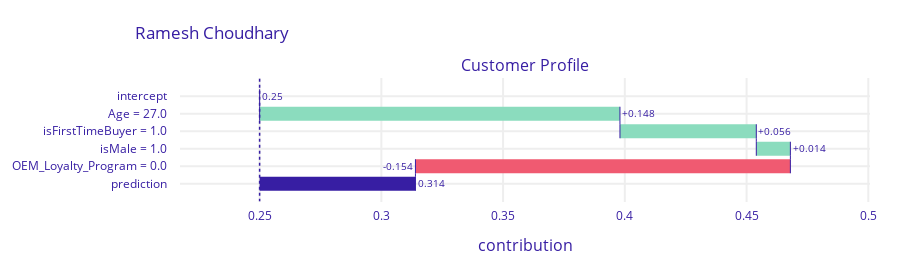
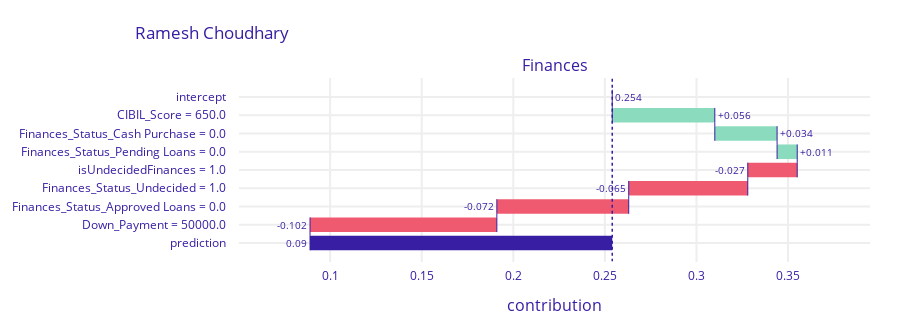
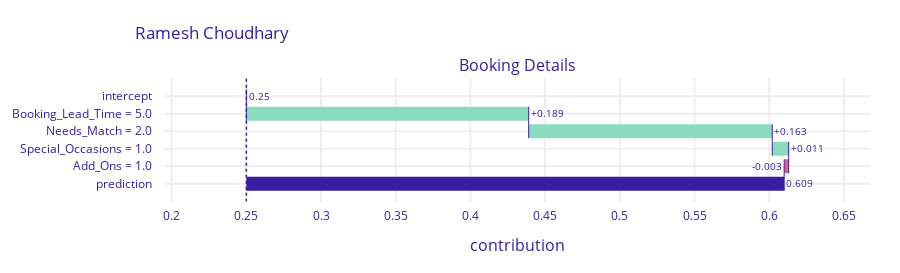
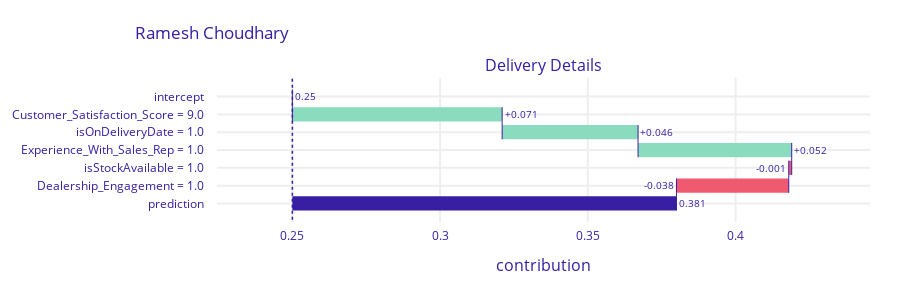

These figures' notebook cell, in order:
### Code cell
# lets find the index of a user
def getValuesofCustomer(person):
    index = np.where(df_index['Customer name'] == person)[0][0]
    to_predicted = X.iloc[int(index)]

    model1values = [to_predicted[df_Customerprofile.columns]]
    breakdown = exp1.predict_parts(to_predicted[df_Customerprofile.columns], type='break_down', label='Customer Profile')
    breakdown.plot(title=person)

    model2values = [to_predicted[df_Finance.columns]]
   
    breakdown = exp2.predict_parts(to_predicted[df_Finance.columns], type='break_down', label='Finances')
    breakdown.plot(title=person)

    model3values = [to_predicted[df_Bookingdetails.columns]]
    
    breakdown = exp3.predict_parts(to_predicted[df_Bookingdetails.columns], type='break_down', label='Booking Details')
    breakdown.plot(title=person)

    model4values = [to_predicted[df_deliveryDetails.columns]]
    
    breakdown = exp4.predict_parts(to_predicted[df_deliveryDetails.columns], type='break_down', label='Delivery Details')
    breakdown.plot(title=person)

    model1_predicted = logisticmodel1.predict_proba(model1values)[:,1][0]
    model2_predicted = logisticmodel2.predict_proba(model2values)[:,1][0]
    model3_predicted = logisticmodel3.predict_proba(model3values)[:,1][0]
    model4_predicted = logisticmodel4.predict_proba(model4values)[:,1][0]
    finalresult  = model1_predicted + model2_predicted + model3_predicted + model4_predicted
    bar_labels = ['Customer Profile', 'Finances', 'Booking Details', 'Delivery Details']
    bar_values = [model1_predicted,model2_predicted,model3_predicted,model4_predicted]
    plt.bar(bar_labels, bar_values)
    plt.title('How its impacted to final output ?')
    plt.xlabel('Profiles')
    plt.ylabel('Weights')
    plt.xticks(fontsize=6)
    plt.show()
    return round((finalresult * 100) / 4,2)

print("Final Prbability: ", getValuesofCustomer('Ramesh Choudhary'))

### Figure 1 — Plotly figure (JSON) as saved in the notebook; plotly's stock layout.template omitted (floating-point values rounded to 4 significant figures)
{"data": [{"base": 0.25, "connector": {"line": {"color": "#371ea3", "dash": "solid", "width": 1}, "mode": "spanning"}, "decreasing": {"marker": {"color": "#f05a71"}}, "hoverinfo": "text+delta", "hoverlabel": {"bgcolor": "rgba(0,0,0,0.8)"}, "hovertext": ["Average response: 0.25<br>Prediction: 0.314", "Age = 27.0<br>increases average response by", "isFirstTimeBuyer = 1.0<br>increases average response by", "isMale = 1.0<br>increases average response by", "OEM_Loyalty_Program = 0.0<br>decreases average response by", "Average response: 0.25<br>Prediction: 0.314"], "increasing": {"marker": {"color": "#8bdcbe"}}, "measure": ["relative", "relative", "relative", "relative", "relative", "total"], "orientation": "h", "showlegend": false, "text": ["0.25", "+0.148", "+0.056", "+0.014", "-0.154", "0.314"], "textposition": "outside", "totals": {"marker": {"color": "#371ea3"}}, "type": "waterfall", "x": [0, 0.148, 0.056, 0.014, -0.154, 0.064], "xaxis": "x", "y": ["intercept", "Age = 27.0", "isFirstTimeBuyer = 1.0", "isMale = 1.0", "OEM_Loyalty_Program = 0.0", "prediction"], "yaxis": "y"}], "layout": {"annotations": [{"font": {"size": 16}, "showarrow": false, "text": "Customer Profile", "x": 0.5, "xanchor": "center", "xref": "paper", "y": 1, "yanchor": "bottom", "yref": "paper"}, {"font": {"size": 16}, "showarrow": false, "text": "contribution", "x": 0.5, "xanchor": "center", "xref": "paper", "y": 0, "yanchor": "top", "yref": "paper", "yshift": -30}], "font": {"color": "#371ea3"}, "height": 273, "margin": {"b": 71, "r": 30, "t": 78}, "shapes": [{"line": {"color": "#371ea3", "dash": "dot", "width": 1.5}, "type": "line", "x0": 0.25, "x1": 0.25, "xref": "x", "y0": -1, "y1": 6, "yref": "y"}], "title": {"text": "Ramesh Choudhary", "x": 0.15}, "xaxis": {"anchor": "y", "automargin": true, "domain": [0, 1], "fixedrange": true, "gridwidth": 2, "range": [0.2173, 0.5007], "tickcolor": "white", "ticklen": 3, "ticks": "outside", "type": "linear", "zeroline": false}, "yaxis": {"anchor": "x", "automargin": true, "autorange": "reversed", "domain": [0, 1], "fixedrange": true, "gridwidth": 2, "tickcolor": "white", "ticklen": 10, "ticks": "outside", "type": "category"}}}

### Figure 2 — Plotly figure (JSON) as saved in the notebook; plotly's stock layout.template omitted (floating-point values rounded to 4 significant figures)
{"data": [{"base": 0.254, "connector": {"line": {"color": "#371ea3", "dash": "solid", "width": 1}, "mode": "spanning"}, "decreasing": {"marker": {"color": "#f05a71"}}, "hoverinfo": "text+delta", "hoverlabel": {"bgcolor": "rgba(0,0,0,0.8)"}, "hovertext": ["Average response: 0.254<br>Prediction: 0.09", "CIBIL_Score = 650.0<br>increases average response by", "Finances_Status_Cash Purchase = 0.0<br>increases average response by", "Finances_Status_Pending Loans = 0.0<br>increases average response by", "isUndecidedFinances = 1.0<br>decreases average response by", "Finances_Status_Undecided = 1.0<br>decreases average response by", "Finances_Status_Approved Loans = 0.0<br>decreases average response by", "Down_Payment = 50000.0<br>decreases average response by", "Average response: 0.254<br>Prediction: 0.09"], "increasing": {"marker": {"color": "#8bdcbe"}}, "measure": ["relative", "relative", "relative", "relative", "relative", "relative", "relative", "relative", "total"], "orientation": "h", "showlegend": false, "text": ["0.254", "+0.056", "+0.034", "+0.011", "-0.027", "-0.065", "-0.072", "-0.102", "0.09"], "textposition": "outside", "totals": {"marker": {"color": "#371ea3"}}, "type": "waterfall", "x": [0, 0.056, 0.034, 0.011, -0.027, -0.065, -0.072, -0.102, -0.164], "xaxis": "x", "y": ["intercept", "CIBIL_Score = 650.0", "Finances_Status_Cash Purchase = 0.0", "Finances_Status_Pending Loans = 0.0", "isUndecidedFinances = 1.0", "Finances_Status_Undecided = 1.0", "Finances_Status_Approved Loans = 0.0", "Down_Payment = 50000.0", "prediction"], "yaxis": "y"}], "layout": {"annotations": [{"font": {"size": 16}, "showarrow": false, "text": "Finances", "x": 0.5, "xanchor": "center", "xref": "paper", "y": 1, "yanchor": "bottom", "yref": "paper"}, {"font": {"size": 16}, "showarrow": false, "text": "contribution", "x": 0.5, "xanchor": "center", "xref": "paper", "y": 0, "yanchor": "top", "yref": "paper", "yshift": -30}], "font": {"color": "#371ea3"}, "height": 333, "margin": {"b": 71, "r": 30, "t": 78}, "shapes": [{"line": {"color": "#371ea3", "dash": "dot", "width": 1.5}, "type": "line", "x0": 0.254, "x1": 0.254, "xref": "x", "y0": -1, "y1": 9, "yref": "y"}], "title": {"text": "Ramesh Choudhary", "x": 0.15}, "xaxis": {"anchor": "y", "automargin": true, "domain": [0, 1], "fixedrange": true, "gridwidth": 2, "range": [0.05025, 0.3947], "tickcolor": "white", "ticklen": 3, "ticks": "outside", "type": "linear", "zeroline": false}, "yaxis": {"anchor": "x", "automargin": true, "autorange": "reversed", "domain": [0, 1], "fixedrange": true, "gridwidth": 2, "tickcolor": "white", "ticklen": 10, "ticks": "outside", "type": "category"}}}

### Figure 3 — Plotly figure (JSON) as saved in the notebook; plotly's stock layout.template omitted (floating-point values rounded to 4 significant figures)
{"data": [{"base": 0.25, "connector": {"line": {"color": "#371ea3", "dash": "solid", "width": 1}, "mode": "spanning"}, "decreasing": {"marker": {"color": "#f05a71"}}, "hoverinfo": "text+delta", "hoverlabel": {"bgcolor": "rgba(0,0,0,0.8)"}, "hovertext": ["Average response: 0.25<br>Prediction: 0.609", "Booking_Lead_Time = 5.0<br>increases average response by", "Needs_Match = 2.0<br>increases average response by", "Special_Occasions = 1.0<br>increases average response by", "Add_Ons = 1.0<br>decreases average response by", "Average response: 0.25<br>Prediction: 0.609"], "increasing": {"marker": {"color": "#8bdcbe"}}, "measure": ["relative", "relative", "relative", "relative", "relative", "total"], "orientation": "h", "showlegend": false, "text": ["0.25", "+0.189", "+0.163", "+0.011", "-0.003", "0.609"], "textposition": "outside", "totals": {"marker": {"color": "#371ea3"}}, "type": "waterfall", "x": [0, 0.189, 0.163, 0.011, -0.003, 0.359], "xaxis": "x", "y": ["intercept", "Booking_Lead_Time = 5.0", "Needs_Match = 2.0", "Special_Occasions = 1.0", "Add_Ons = 1.0", "prediction"], "yaxis": "y"}], "layout": {"annotations": [{"font": {"size": 16}, "showarrow": false, "text": "Booking Details", "x": 0.5, "xanchor": "center", "xref": "paper", "y": 1, "yanchor": "bottom", "yref": "paper"}, {"font": {"size": 16}, "showarrow": false, "text": "contribution", "x": 0.5, "xanchor": "center", "xref": "paper", "y": 0, "yanchor": "top", "yref": "paper", "yshift": -30}], "font": {"color": "#371ea3"}, "height": 273, "margin": {"b": 71, "r": 30, "t": 78}, "shapes": [{"line": {"color": "#371ea3", "dash": "dot", "width": 1.5}, "type": "line", "x0": 0.25, "x1": 0.25, "xref": "x", "y0": -1, "y1": 6, "yref": "y"}], "title": {"text": "Ramesh Choudhary", "x": 0.15}, "xaxis": {"anchor": "y", "automargin": true, "domain": [0, 1], "fixedrange": true, "gridwidth": 2, "range": [0.1956, 0.6674], "tickcolor": "white", "ticklen": 3, "ticks": "outside", "type": "linear", "zeroline": false}, "yaxis": {"anchor": "x", "automargin": true, "autorange": "reversed", "domain": [0, 1], "fixedrange": true, "gridwidth": 2, "tickcolor": "white", "ticklen": 10, "ticks": "outside", "type": "category"}}}

### Figure 4 — Plotly figure (JSON) as saved in the notebook; plotly's stock layout.template omitted (floating-point values rounded to 4 significant figures)
{"data": [{"base": 0.25, "connector": {"line": {"color": "#371ea3", "dash": "solid", "width": 1}, "mode": "spanning"}, "decreasing": {"marker": {"color": "#f05a71"}}, "hoverinfo": "text+delta", "hoverlabel": {"bgcolor": "rgba(0,0,0,0.8)"}, "hovertext": ["Average response: 0.25<br>Prediction: 0.381", "Customer_Satisfaction_Score = 9.0<br>increases average response by", "isOnDeliveryDate = 1.0<br>increases average response by", "Experience_With_Sales_Rep = 1.0<br>increases average response by", "isStockAvailable = 1.0<br>decreases average response by", "Dealership_Engagement = 1.0<br>decreases average response by", "Average response: 0.25<br>Prediction: 0.381"], "increasing": {"marker": {"color": "#8bdcbe"}}, "measure": ["relative", "relative", "relative", "relative", "relative", "relative", "total"], "orientation": "h", "showlegend": false, "text": ["0.25", "+0.071", "+0.046", "+0.052", "-0.001", "-0.038", "0.381"], "textposition": "outside", "totals": {"marker": {"color": "#371ea3"}}, "type": "waterfall", "x": [0, 0.071, 0.046, 0.052, -0.001, -0.038, 0.131], "xaxis": "x", "y": ["intercept", "Customer_Satisfaction_Score = 9.0", "isOnDeliveryDate = 1.0", "Experience_With_Sales_Rep = 1.0", "isStockAvailable = 1.0", "Dealership_Engagement = 1.0", "prediction"], "yaxis": "y"}], "layout": {"annotations": [{"font": {"size": 16}, "showarrow": false, "text": "Delivery Details", "x": 0.5, "xanchor": "center", "xref": "paper", "y": 1, "yanchor": "bottom", "yref": "paper"}, {"font": {"size": 16}, "showarrow": false, "text": "contribution", "x": 0.5, "xanchor": "center", "xref": "paper", "y": 0, "yanchor": "top", "yref": "paper", "yshift": -30}], "font": {"color": "#371ea3"}, "height": 293, "margin": {"b": 71, "r": 30, "t": 78}, "shapes": [{"line": {"color": "#371ea3", "dash": "dot", "width": 1.5}, "type": "line", "x0": 0.25, "x1": 0.25, "xref": "x", "y0": -1, "y1": 7, "yref": "y"}], "title": {"text": "Ramesh Choudhary", "x": 0.15}, "xaxis": {"anchor": "y", "automargin": true, "domain": [0, 1], "fixedrange": true, "gridwidth": 2, "range": [0.2245, 0.4455], "tickcolor": "white", "ticklen": 3, "ticks": "outside", "type": "linear", "zeroline": false}, "yaxis": {"anchor": "x", "automargin": true, "autorange": "reversed", "domain": [0, 1], "fixedrange": true, "gridwidth": 2, "tickcolor": "white", "ticklen": 10, "ticks": "outside", "type": "category"}}}
